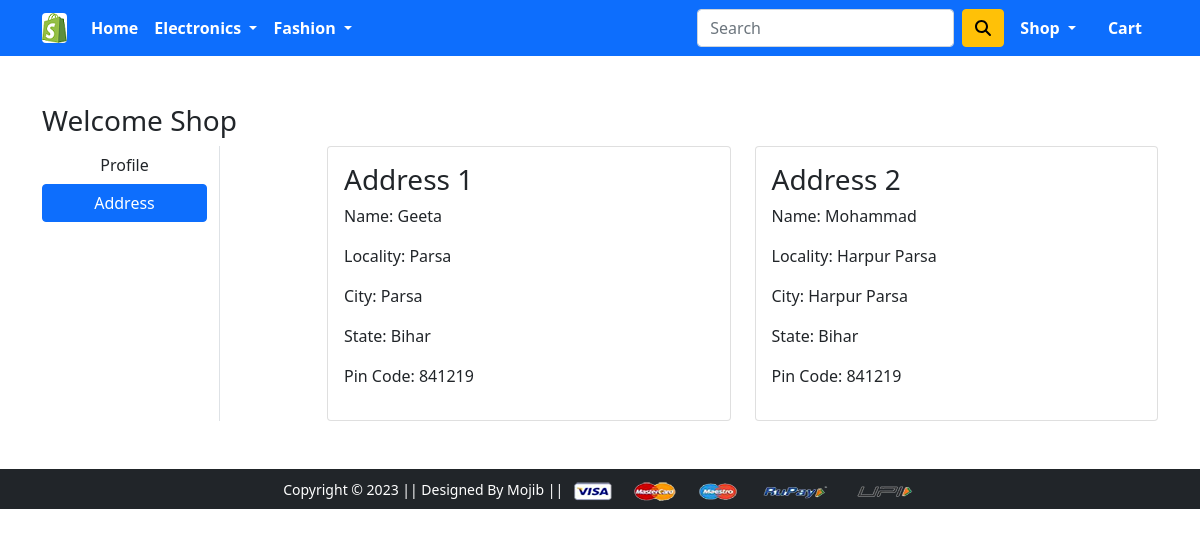
The page /address/ (signed in) on the database its author committed.
### shop/models.py (models this page shows, shortened)
class Customer(models.Model):
    user = models.ForeignKey(User, on_delete=models.CASCADE)
    name = models.CharField(max_length=200)
    locality = models.CharField(max_length=200)
    city = models.CharField(max_length=50)
    zipcode = models.IntegerField()
    state = models.CharField(choices=STATE_CHOICES, max_length=50)

### shop/views.py (the view)
# urls.py: path('address/', views.address, name='address'),
@login_required
def address(request):
    add = Customer.objects.filter(user=request.user)
    return render(request, 'shop/address.html', {'add':add, 'active':'btn-primary' })

### shop/templates/shop/address.html (shortened to what this page needs)
{% extends 'shop/base.html' %}
{% load static %}
{% block main-content %}
<div class="container my-5">
 <div class="row">
 <h3>Welcome <span class="text-capitalize">{{request.user}}</span> </h3>
  <div class="col-sm-2 border-end">
   <ul class="list-unstyled">
    <li class="d-grid"><a href="{% url 'profile' %}" class="btn">Profile</a></li>
    <li class="d-grid"><a href="{% url 'address' %}" class="btn {{active}}">Address</a></li>
   </ul>
  </div>
  <div class="col-sm-9 offset-sm-1">
   <div class="row">
   {% for ad in add %}
        <div class="col-sm-6">
            <div class="card">
                <div class="card-body">
                    <h3>Address {{forloop.counter}} </h3>
                    <p>Name: {{ad.name}}</p>
                    <p>Locality: {{ad.locality}}</p>
                    <p>City: {{ad.city}}</p>
                    <p>State: {{ad.state}}</p>
                    <p>Pin Code: {{ad.zipcode}}</p>
                </div>
            </div>
        </div>
    {% endfor %}
   </div>
  </div>
 </div>
</div>
{% endblock main-content %}

### shop/templates/shop/base.html (shortened to what this page needs)
<!doctype html>
{% load static %}
<html lang="en">
  <head>
    <link href="https://cdn.jsdelivr.net/npm/bootstrap@5.0.0-beta1/dist/css/bootstrap.min.css" rel="stylesheet">
    <link rel="stylesheet" href="{% static 'shop/css/owl.carousel.min.css' %}">
    <link rel="stylesheet" href="{% static 'shop/css/all.min.css' %}">
    <link rel="stylesheet" href="{% static 'shop/css/style.css' %}">
  </head>
  <body>
    <nav class="navbar navbar-expand-lg navbar-dark bg-primary sticky-top" style="font-weight:600">
      <div class="container">
        <a class="navbar-brand" href="/"><img src="{% static 'shop/images/banner/logo.png' %}" class="d-block rounded-2" alt="..."> </a>
        <div class="collapse navbar-collapse" id="navbarSupportedContent">
          <ul class="navbar-nav me-auto mb-2 mb-lg-0">
            <li class="nav-item">
              <a class="nav-link active" aria-current="page" href="/">Home</a>
            </li>
            <li class="nav-item dropdown">
              <a class="nav-link dropdown-toggle text-white" href="#" id="electronicsDropdown" role="button" data-bs-toggle="dropdown" aria-expanded="false">
               Electronics
              </a>
            </li>
            <li class="nav-item dropdown">
              <a class="nav-link dropdown-toggle text-white" href="#" id="fashionDropdown" role="button" data-bs-toggle="dropdown" aria-expanded="false">
                Fashion
              </a>
            </li>
          </ul>
          <form class="d-flex">
            <input class="form-control me-2" type="search" placeholder="Search" aria-label="Search">
            <button class="btn btn-warning" type="submit"><i class="fas fa-search"></i></button>
          </form>
          <div>
            <ul class="navbar-nav me-auto mb-2 mb-lg-0">
            {% if request.user.is_authenticated %}
              <li class="nav-item dropdown mx-2">
                <a class="nav-link dropdown-toggle text-white" href="#" id="profileDropdown" role="button" data-bs-toggle="dropdown" aria-expanded="false">
                  {{request.user.username|capfirst}}
                </a>
              </li>
              <li class="nav-item mx-2">
                <a href="{% url 'showcart' %}" class="nav-link text-white"> Cart </a>
              </li>
            {% endif %}
            </ul>
          </div>
        </div>
      </div>
    </nav>
    {% block main-content %} {% endblock main-content %}
    <footer class="container-fluid bg-dark text-center p-2 mt-5">
      <small class="text-white">Copyright &copy; 2023 || Designed By Mojib || </small>
      <img src="{% static 'shop/images/payment.png' %}" alt="" srcset="" class="img-fluid" height="2px">
    </footer>
  </body>
</html>

### rows shown on the page
Customer: name "Geeta", locality "Parsa", city "Parsa", state "Bihar", zipcode "841219"
Customer: name "Mohammad", locality "Harpur Parsa", city "Harpur Parsa", state "Bihar", zipcode "841219"

### other values the page prints
{{ request.user.username|capfirst }} "Shop"
{{ request.user }} "Shop"
